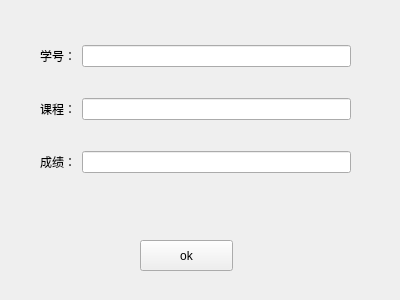
<?xml version="1.0" encoding="UTF-8"?>
<ui version="4.0">
 <class>update_info</class>
 <widget class="QDialog" name="update_info">
  <property name="geometry">
   <rect>
    <x>0</x>
    <y>0</y>
    <width>400</width>
    <height>300</height>
   </rect>
  </property>
  <property name="windowTitle">
   <string>Dialog</string>
  </property>
  <widget class="QPushButton" name="okButton">
   <property name="geometry">
    <rect>
     <x>140</x>
     <y>240</y>
     <width>93</width>
     <height>31</height>
    </rect>
   </property>
   <property name="styleSheet">
    <string notr="true">font: 12pt &quot;微软雅黑&quot;;</string>
   </property>
   <property name="text">
    <string>ok</string>
   </property>
   <property name="autoDefault">
    <bool>false</bool>
   </property>
  </widget>
  <widget class="QWidget" name="">
   <property name="geometry">
    <rect>
     <x>40</x>
     <y>20</y>
     <width>311</width>
     <height>181</height>
    </rect>
   </property>
   <layout class="QGridLayout" name="gridLayout">
    <item row="0" column="0">
     <widget class="QLabel" name="label">
      <property name="styleSheet">
       <string notr="true">font: 12pt &quot;微软雅黑&quot;;</string>
      </property>
      <property name="text">
       <string>学号：</string>
      </property>
      <property name="buddy">
       <cstring>upsnolineEdit</cstring>
      </property>
     </widget>
    </item>
    <item row="0" column="1">
     <widget class="QLineEdit" name="upsnolineEdit">
      <property name="enabled">
       <bool>true</bool>
      </property>
     </widget>
    </item>
    <item row="1" column="0">
     <widget class="QLabel" name="label_2">
      <property name="styleSheet">
       <string notr="true">font: 12pt &quot;微软雅黑&quot;;</string>
      </property>
      <property name="text">
       <string>课程：</string>
      </property>
      <property name="buddy">
       <cstring>upcnolineEdit</cstring>
      </property>
     </widget>
    </item>
    <item row="1" column="1">
     <widget class="QLineEdit" name="upcnolineEdit">
      <property name="enabled">
       <bool>true</bool>
      </property>
     </widget>
    </item>
    <item row="2" column="0">
     <widget class="QLabel" name="label_3">
      <property name="styleSheet">
       <string notr="true">font: 12pt &quot;微软雅黑&quot;;</string>
      </property>
      <property name="text">
       <string>成绩：</string>
      </property>
      <property name="buddy">
       <cstring>upgradelineEdit</cstring>
      </property>
     </widget>
    </item>
    <item row="2" column="1">
     <widget class="QLineEdit" name="upgradelineEdit"/>
    </item>
   </layout>
  </widget>
 </widget>
 <resources/>
 <connections/>
</ui>
